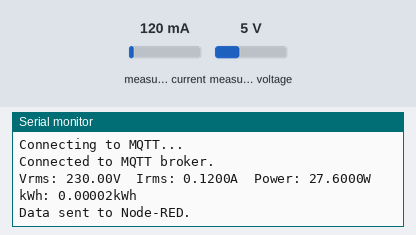
This sketch was run on a simulated ESP32. On the bench: the last lines printed to the serial monitor. Inputs (shaded band) come from the test bench; at power-on: measured current 120 mA, measured voltage 5 V. WiFi joins after 1.5 s; servers stay silent unless stated; EEPROM starts erased; no MQTT or app messages arrive unless stated.

Above: at 4.2 s.
4.3 s: measured current set to 40 mA
At 9.1 s:
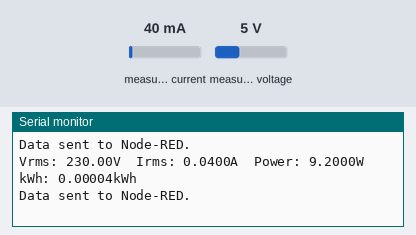
10.2 s: measured voltage set to 0.3 V
At 14.4 s:
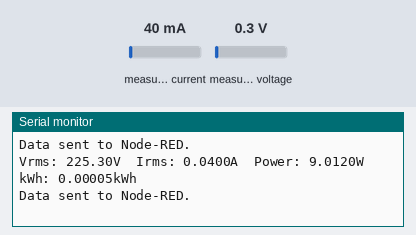
16.1 s: measured current set to 500 mA
At 19.8 s:
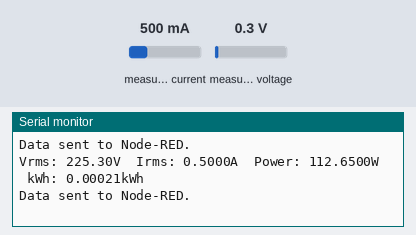
22.0 s: measured voltage set to 3.8 V
At 25.1 s:
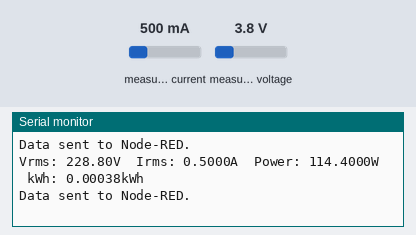
Timing chart, 0 to 26.6 s (numbered marks = the images above; inputs shaded):
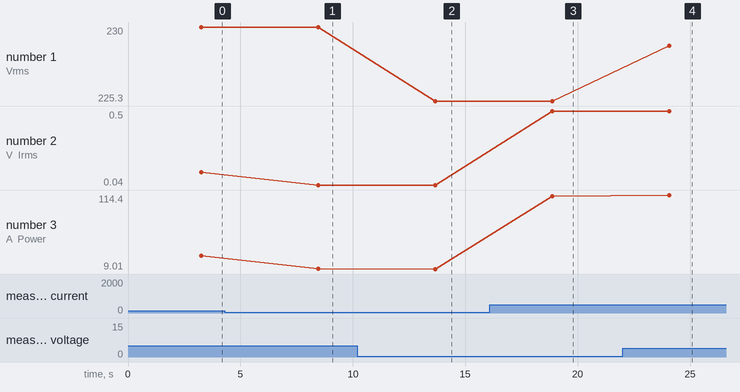

The sketch:

smart_energy_meter.ino
```cpp
#include "EmonLib.h" // Include EmonLib for energy monitoring
#include <EEPROM.h>  // Include EEPROM for saving data
#include <WiFi.h>    // Include WiFi library
#include <PubSubClient.h> // Include PubSubClient for MQTT

// Constants for calibration
const float vCalibration = 41.5;
const float currCalibration = 0.15;

// WiFi credentials
const char* ssid = "vivo Y35";
const char* password = "12345678";

// MQTT broker details
const char* mqtt_server = "192.168.1.100"; // Replace with your MQTT broker IP
const char* mqtt_topic = "energy_meter/data";

// EnergyMonitor instance
EnergyMonitor emon;

// MQTT client
WiFiClient espClient;
PubSubClient client(espClient);

// Variables for energy calculation
float kWh = 0.0;
unsigned long lastMillis = millis();

// EEPROM addresses for variables
const int addrKWh = 0;

// Function prototypes
void connectWiFi();
void connectMQTT();
void sendEnergyDataToNodeRed();
void readEnergyDataFromEEPROM();
void saveEnergyDataToEEPROM();

void setup()
{
  Serial.begin(115200);

  // Connect to WiFi
  connectWiFi();

  // Configure MQTT
  client.setServer(mqtt_server, 1883);

  // Initialize EEPROM
  EEPROM.begin(32);

  // Read stored kWh value
  readEnergyDataFromEEPROM();

  // Setup voltage and current inputs
  emon.voltage(35, vCalibration, 1.7); // Voltage: input pin, calibration, phase_shift
  emon.current(34, currCalibration);  // Current: input pin, calibration

  // Allow the system to stabilize
  delay(1000);
}

void loop()
{
  if (!client.connected()) {
    connectMQTT();
  }
  client.loop();

  // Measure and send energy data
  sendEnergyDataToNodeRed();
  delay(5000); // Send data every 5 seconds
}

void connectWiFi()
{
  Serial.println("Connecting to WiFi...");
  WiFi.begin(ssid, password);
  while (WiFi.status() != WL_CONNECTED) {
    delay(1000);
    Serial.print(".");
  }
  Serial.println("\nWiFi connected.");
}

void connectMQTT()
{
  Serial.println("Connecting to MQTT...");
  while (!client.connected()) {
    if (client.connect("ESP32_EnergyMeter")) {
      Serial.println("Connected to MQTT broker.");
    } else {
      Serial.print("Failed to connect. Retrying in 5 seconds...");
      delay(5000);
    }
  }
}

void sendEnergyDataToNodeRed()
{
  emon.calcVI(20, 2000); // Calculate all. No.of half wavelengths (crossings), time-out

  // Calculate energy consumed in kWh
  unsigned long currentMillis = millis();
  kWh += emon.apparentPower * (currentMillis - lastMillis) / 3600000000.0;
  lastMillis = currentMillis;

  // Print data to Serial Monitor
  Serial.printf("Vrms: %.2fV\tIrms: %.4fA\tPower: %.4fW\tkWh: %.5fkWh\n",
                emon.Vrms, emon.Irms, emon.apparentPower, kWh);

  // Save the latest kWh value to EEPROM
  saveEnergyDataToEEPROM();

  // Prepare JSON payload for Node-RED
  String payload = "{";
  payload += "\"Vrms\":" + String(emon.Vrms) + ",";
  payload += "\"Irms\":" + String(emon.Irms) + ",";
  payload += "\"Power\":" + String(emon.apparentPower) + ",";
  payload += "\"kWh\":" + String(kWh);
  payload += "}";

  // Publish data to MQTT topic
  if (client.publish(mqtt_topic, payload.c_str())) {
    Serial.println("Data sent to Node-RED.");
  } else {
    Serial.println("Failed to send data.");
  }
}

void readEnergyDataFromEEPROM()
{
  EEPROM.get(addrKWh, kWh);
  if (isnan(kWh)) {
    kWh = 0.0;
    saveEnergyDataToEEPROM();
  }
}

void saveEnergyDataToEEPROM()
{
  EEPROM.put(addrKWh, kWh);
  EEPROM.commit();
}
```

Measured:
- after the input at 4.3 s, the serial monitor: prints a new line after 4.2 s (image 1)
- after the input at 10.2 s, the serial monitor: prints a new line after 3.5 s (image 2)
- after the input at 16.1 s, the serial monitor: prints a new line after 2.8 s (image 3)
- after the input at 22.0 s, the serial monitor: prints a new line after 2.1 s (image 4)
- plotted number 1: 230 → 225.3 after the input at 10.2 s, 225.3 → 228.8 after the input at 22.0 s
- plotted number 2: 0.12 → 0.04 after the input at 4.3 s, 0.04 → 0.5 after the input at 16.1 s
- plotted number 3: 27.6 → 9.2 after the input at 4.3 s, 9.2 → 9.01 after the input at 10.2 s, 9.01 → 112.65 after the input at 16.1 s, 112.65 → 114.4 after the input at 22.0 s
